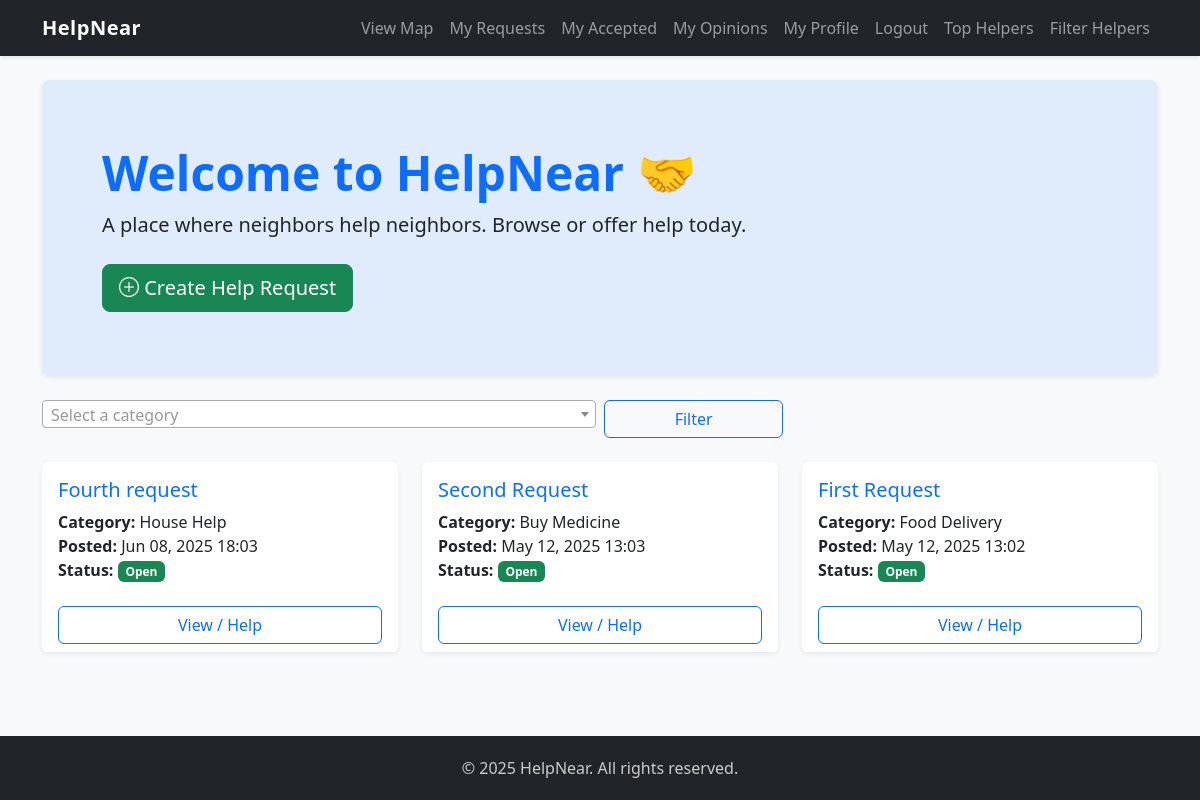
The app's page / (signed in) with its own data.
### help/models.py (models this page shows, shortened)
class HelpRequest(models.Model):
    CATEGORY_CHOICES = [
        ('food', 'Food Delivery'),
        ('medicine', 'Buy Medicine'),
        ('house', 'House Help'),
        ('other', 'Other')
    ]
    user = models.ForeignKey(User, on_delete=models.CASCADE)
    title = models.CharField(max_length=200)
    description = models.TextField()
    detailed_expectation = models.TextField(blank=True, null=True)
    category = models.CharField(max_length=50, choices=CATEGORY_CHOICES)
    address = models.CharField(max_length=255, default='Unknown address')
    latitude = models.FloatField(default=0.0)
    longitude = models.FloatField(default=0.0)
    email = models.EmailField(blank=True, null=True)
    phone = models.CharField(max_length=20, blank=True, null=True)
    is_open = models.BooleanField(default=True)
    accepted_response = models.ForeignKey('HelpResponse', null=True, blank=True, on_delete=models.SET_NULL, related_name='accepted_for')
    created_at = models.DateTimeField(auto_now_add=True)

### help/views.py (the view)
# urls.py: path('', views.home, name='home'),
def home(request):
    category = request.GET.get('category')
    if category:
        help_requests = HelpRequest.objects.filter(category__icontains=category, is_open=True).order_by('-created_at')
    else:
        help_requests = HelpRequest.objects.filter(is_open=True).order_by('-created_at')
    return render(request, 'help/home.html', {
        'help_requests': help_requests,
        'selected_category': category,
        'google_maps_api_key': settings.GOOGLE_MAPS_API_KEY
    })

### help/templates/help/home.html (shortened to what this page needs)
{% extends 'base.html' %}
{% load widget_tweaks %}
{% block content %}
<div class="p-5 mb-4 bg-primary bg-opacity-10 rounded-3 shadow-sm">
  <div class="container py-3">
    <h1 class="display-5 fw-bold text-primary">Welcome to HelpNear 🤝</h1>
    <p class="fs-5">A place where neighbors help neighbors. Browse or offer help today.</p>
    <a href="{% url 'create_request' %}" class="btn btn-success btn-lg mt-2">
      <i class="bi bi-plus-circle"></i> Create Help Request
    </a>
  </div>
</div>
<form method="get" class="row g-2 mb-4">
  <div class="col-md-6">
  </div>
  <div class="col-md-2">
    <button type="submit" class="btn btn-outline-primary w-100">Filter</button>
  </div>
</form>
<div class="row row-cols-1 row-cols-md-2 row-cols-lg-3 g-4">
  {% for req in help_requests %}
  <div class="col">
    <div class="card h-100 border-0 shadow-sm">
      <div class="card-body">
        <h5 class="card-title text-primary">{{ req.title }}</h5>
        <p class="card-text">
          <strong>Category:</strong> {{ req.get_category_display }}<br>
          <strong>Posted:</strong> {{ req.created_at|date:"M d, Y H:i" }}<br>
          <strong>Status:</strong>
          {% if req.is_open %}
            <span class="badge bg-success">Open</span>
          {% else %}
            <span class="badge bg-danger">Closed</span>
          {% endif %}
        </p>
      </div>
      <div class="card-footer bg-white border-top-0">
        <a href="{% url 'request_detail' req.id %}" class="btn btn-outline-primary w-100">
          View / Help
        </a>
      </div>
    </div>
  </div>
  {% empty %}
  <div class="col-12">
    <div class="alert alert-warning text-center">No help requests found.</div>
  </div>
  {% endfor %}
</div>
{% endblock %}
{% block extra_js %}
  <link href="https://cdn.jsdelivr.net/npm/select2@4.1.0-rc.0/dist/css/select2.min.css" rel="stylesheet" />
{% endblock %}

### help/templates/base.html (style rules this page uses)
html, body { height: 100%; margin: 0; background-color: #f8f9fa; }

### records on screen
HelpRequest: title "Fourth request", category "House Help", created_at "Jun 08, 2025 18:03", is_open "Open"
HelpRequest: title "Second Request", category "Buy Medicine", created_at "May 12, 2025 13:03", is_open "Open"
HelpRequest: title "First Request", category "Food Delivery", created_at "May 12, 2025 13:02", is_open "Open"
